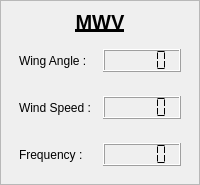
             <widget class="QFrame" name="verticalFrame_dpt_3">
              <property name="frameShape">
               <enum>QFrame::Shape::StyledPanel</enum>
              </property>
              <layout class="QVBoxLayout" name="verticalLayout_38">
               <property name="leftMargin">
                <number>9</number>
               </property>
               <property name="topMargin">
                <number>9</number>
               </property>
               <property name="rightMargin">
                <number>9</number>
               </property>
               <property name="bottomMargin">
                <number>9</number>
               </property>
               <item>
                <widget class="QLabel" name="label_105">
                 <property name="sizePolicy">
                  <sizepolicy hsizetype="Preferred" vsizetype="Maximum">
                   <horstretch>0</horstretch>
                   <verstretch>0</verstretch>
                  </sizepolicy>
                 </property>
                 <property name="font">
                  <font>
                   <pointsize>15</pointsize>
                   <bold>true</bold>
                   <underline>true</underline>
                  </font>
                 </property>
                 <property name="text">
                  <string>MWV</string>
                 </property>
                 <property name="alignment">
                  <set>Qt::AlignmentFlag::AlignCenter</set>
                 </property>
                </widget>
               </item>
               <item>
                <layout class="QHBoxLayout" name="horizontalLayout_82">
                 <property name="leftMargin">
                  <number>9</number>
                 </property>
                 <property name="topMargin">
                  <number>9</number>
                 </property>
                 <property name="rightMargin">
                  <number>9</number>
                 </property>
                 <property name="bottomMargin">
                  <number>9</number>
                 </property>
                 <item>
                  <widget class="QLabel" name="label_windAngleUnit_mwv">
                   <property name="text">
                    <string>Wing Angle :</string>
                   </property>
                  </widget>
                 </item>
                 <item>
                  <widget class="QLCDNumber" name="lcdNumber_windAngle_mwv">
                   <property name="sizePolicy">
                    <sizepolicy hsizetype="Minimum" vsizetype="Maximum">
                     <horstretch>0</horstretch>
                     <verstretch>0</verstretch>
                    </sizepolicy>
                   </property>
                   <property name="segmentStyle">
                    <enum>QLCDNumber::SegmentStyle::Flat</enum>
                   </property>
                  </widget>
                 </item>
                </layout>
               </item>
               <item>
                <layout class="QHBoxLayout" name="horizontalLayout_85">
                 <property name="leftMargin">
                  <number>9</number>
                 </property>
                 <property name="topMargin">
                  <number>9</number>
                 </property>
                 <property name="rightMargin">
                  <number>9</number>
                 </property>
                 <property name="bottomMargin">
                  <number>9</number>
                 </property>
                 <item>
                  <widget class="QLabel" name="label_windSpeedUnit_mwv">
                   <property name="text">
                    <string>Wind Speed :</string>
                   </property>
                  </widget>
                 </item>
                 <item>
                  <widget class="QLCDNumber" name="lcdNumber_windSpeed_mwv">
                   <property name="sizePolicy">
                    <sizepolicy hsizetype="Minimum" vsizetype="Maximum">
                     <horstretch>0</horstretch>
                     <verstretch>0</verstretch>
                    </sizepolicy>
                   </property>
                   <property name="segmentStyle">
                    <enum>QLCDNumber::SegmentStyle::Flat</enum>
                   </property>
                  </widget>
                 </item>
                </layout>
               </item>
               <item>
                <layout class="QHBoxLayout" name="horizontalLayout_84">
                 <property name="leftMargin">
                  <number>9</number>
                 </property>
                 <property name="topMargin">
                  <number>9</number>
                 </property>
                 <property name="rightMargin">
                  <number>9</number>
                 </property>
                 <property name="bottomMargin">
                  <number>9</number>
                 </property>
                 <item>
                  <widget class="QLabel" name="label_109">
                   <property name="text">
                    <string>Frequency :</string>
                   </property>
                  </widget>
                 </item>
                 <item>
                  <widget class="QLCDNumber" name="lcdNumber_frequency_mwv">
                   <property name="sizePolicy">
                    <sizepolicy hsizetype="Minimum" vsizetype="Maximum">
                     <horstretch>0</horstretch>
                     <verstretch>0</verstretch>
                    </sizepolicy>
                   </property>
                   <property name="frameShadow">
                    <enum>QFrame::Shadow::Raised</enum>
                   </property>
                   <property name="smallDecimalPoint">
                    <bool>false</bool>
                   </property>
                   <property name="digitCount">
                    <number>5</number>
                   </property>
                   <property name="segmentStyle">
                    <enum>QLCDNumber::SegmentStyle::Flat</enum>
                   </property>
                  </widget>
                 </item>
                </layout>
               </item>
              </layout>
             </widget>
